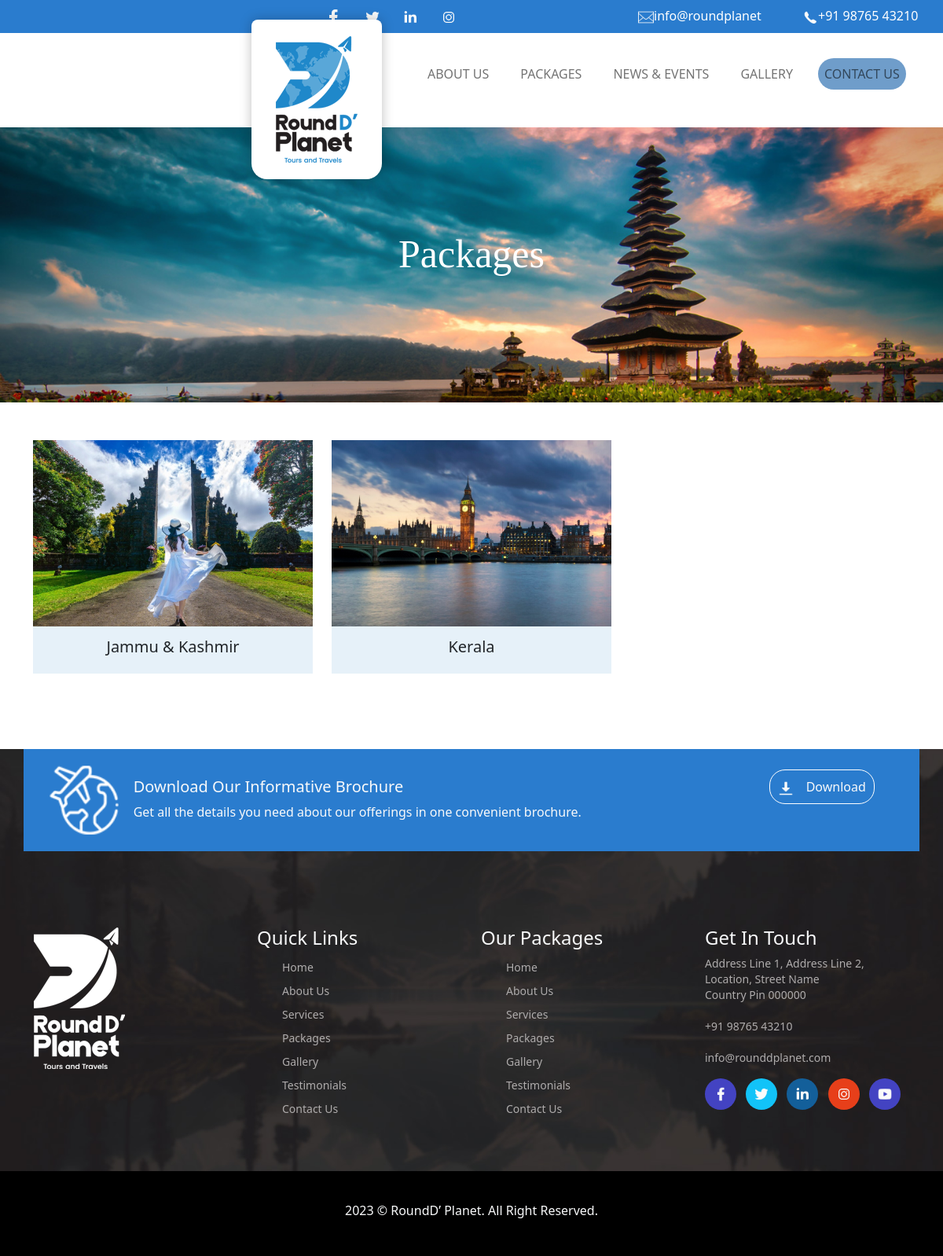
Page /packages/ on the committed database.
### tourism/models.py (models this page shows, shortened)
class Package(models.Model):
    name=models.CharField(max_length=255)
    image = models.ImageField(upload_to='img')

### tourism/views.py (the view)
# urls.py: path('packages/',views.packages,name='package'),
def packages(request):
    context={}
    obj=Package.objects.all()
    context['obj']=obj
    return render(request,'packages.html',context)

### tourism/templates/packages.html (shortened to what this page needs)
{% load static %}
<!DOCTYPE html>
<html lang="en">
<head>
    <link href="https://cdn.jsdelivr.net/npm/bootstrap@5.1.3/dist/css/bootstrap.min.css" rel="stylesheet">
    <link rel="stylesheet" href="{% static 'css/packages.css' %}">
    <link rel="stylesheet" href="https://cdnjs.cloudflare.com/ajax/libs/font-awesome/4.7.0/css/font-awesome.min.css">
 </head>
 <body>
    <div class="container-fluid r1">
        <div class="row pt-2 pb-2">
            <div class="col-lg-4 col-md-4 col-sm-4"></div>
            <div class="col-lg-4 col-md-4 col-sm-4">
                <a href=""><img src="{% static 'images/icon-facebook.png' %}" alt="" class="=i1"></a>
                <a href=""><img src="{% static 'images/icon-twitter.png' %}" alt="" class="i1 ms-4"></a>
                <a href=""><img src="{% static 'images/icon-linkedin.png' %}" alt="" class="i1 ms-4"></a>
                <a href=""><img src="{% static 'images/icon-instagram.png' %}" alt="" class="i1 ms-4"></a>
            </div>
            <div class="col-lg-4 col-md-4 col-sm-4">
                <a href="" class="a1"><img src="{% static 'images/icon-message.png' %}" alt="" class="i1">info@roundplanet</a>
                <a href="" class="a1"><img src="{% static 'images/icon-call.png' %}" alt="" class="i1 ms-5">+91 98765 43210</a>
            </div>
        </div>
    </div>
      <div class="container-fluid">
        <div class="row bg-white">
            <div class="col-lg-5 col-md-5 col-sm-5">
                <a href="{% url 'index' %}"><img src="{% static 'images/logo.png' %}" alt="" class="logo"></a>
            </div>
            <div class="col-lg col-md col-sm mt-4 mb-3">
              <nav class="navbar navbar-expand-lg navbar-light">
                <div class="container-fluid">
                  <div class="collapse navbar-collapse" id="navbarSupportedContent">
                    <ul class="navbar-nav me-auto mb-2 mb-lg-0">
                      <li>
                        <a class="nav-link l2" aria-current="page" href="about">ABOUT US</a>
                      </li>
                      <li>
                        <a class="nav-link  ms-4" aria-current="page" href="packages">PACKAGES</a>
                      </li>
                      <li>
                        <a class="nav-link l2 ms-4" aria-current="page" href="news">NEWS & EVENTS</a>
                      </li>
                      <li>
                        <a class="nav-link l2 ms-4" aria-current="page" href="gallery">GALLERY</a>
                      </li>
                      <li>
                        <a class="nav-link l3 ms-4" aria-current="page" href="contact">CONTACT US</a>
                      </li>
                    </ul>
                  </div>
                </div>
              </nav>
            </div>
        </div>
    </div>
    <div class="c mt-4">
        <div class="row">
            <div class="col-lg col-md col-sm">
              <div class=" d2 mt-4">Packages</div>
            </div>
        </div>
    </div>
    <div class="container">
        <div class="row pt-5 pb-5">
          {%for i in obj %}
              <div class="col-lg-4 col-md-4 col-sm-4 " >
                <a  href=""  class="tour-package-item tour-location-item">
                  <div class="wrapper">
                    <a href="{% url 'subpack' i.id %}"> <img class="w-100 overla "  src="{{i.image.url}}" alt="{{i.image}}">
                   </a>
                 </div>
                 <div class="box">
                   <h5 class="text-center">{{i.name}}</h5>
                 </div>
               </a>
            </div>
            {% endfor %}
    </div>
 </div>
  <div class="footer mt-5">
    <div class="container">
        <div class="row rtwo">
            <div class="col-lg-1 col-md-1 col-sm-1">
               <img src="{% static 'images/icon1.png' %}" alt="" class="imageicon">
            </div>
            <div class="col-lg col-md col-sm mt-3 ms-3 text-light">
                <h5>Download Our Informative Brochure</h5>
                <p>Get all the details you need about our offerings in one convenient brochure.</p>
            </div>
            <div class="col-lg-2 col-md-2 col-sm-2 mt-3">
                <a href="" class="href1"><img src="{% static 'images/icon-download.png' %}" alt="" class="icon-download"><span class="ms-3 text-light">Download</span></a>
            </div>
        </div>
        <div class="row mt-5 mb-5">
            <div class="col-lg col-md col-sm mt-5">
                <img src="{% static 'images/logo1.png' %}" alt="" class="w-30">
            </div>
            <div class="col-lg col-md col-sm mt-5">
                <h4 class="text-light">Quick Links</h4>
                <ul class="ul">
                    <li><a href="" class="li">Home</a></li>
                    <li><a href="" class="li">About Us</a></li>
                    <li><a href="" class="li">Services</a></li>
                    <li><a href="" class="li">Packages</a></li>
                    <li><a href="" class="li">Gallery</a></li>
                    <li><a href="" class="li">Testimonials</a></li>
                    <li><a href="" class="li">Contact Us</a></li>
                </ul>
            </div>
            <div class="col-lg col-md col-sm mt-5">
                <h4 class="text-light">Our Packages</h4>
                <ul class="ul">
                    <li><a href="" class="li">Home</a></li>
                    <li><a href="" class="li">About Us</a></li>
                    <li><a href="" class="li">Services</a></li>
                    <li><a href="" class="li">Packages</a></li>
                    <li><a href="" class="li">Gallery</a></li>
                    <li><a href="" class="li">Testimonials</a></li>
                    <li><a href="" class="li">Contact Us</a></li>
                </ul>
            </div>
            <div class="col-lg col-md col-sm mt-5">
                <h4 class="text-light">Get In Touch</h4>
                <p class="para2">
                    Address Line 1, Address Line 2,<br>
                    Location, Street Name <br>
                    Country Pin 000000
                    <br><br>
                    <a href="" class="href2"> +91 98765 43210 </a>
                    <br><br>
                    <a href="" class="href2">info@rounddplanet.com</a>
                </p>
                <div class="col-lg col-md col-sm">
                  <a href=""><img src="{% static 'images/icon-facebook.png' %}" alt="" class="icons1"></a>
                  <a href=""><img src="{% static 'images/icon-twitter.png' %}" alt="" class="icons2 ms-2"></a>
                  <a href=""><img src="{% static 'images/icon-linkedin.png' %}" alt="" class="icons3 ms-2"></a>
                  <a href=""><img src="{% static 'images/icon-instagram.png' %}" alt="" class="icons4 ms-2"></a>
                  <a href=""><img src="{% static 'images/icons-youtube.png' %}" alt="" class="icons5 ms-2"></a>
                </div>
            </div>
        </div>
    </div>
    <div class="para3 text-light text-center">
        <p class="mt-2">2023 © RoundD’ Planet. All Right Reserved.</p>
    </div>
</div>
</body>
</html>

### static/css/packages.css (style rules this page uses)
body { overflow-x: hidden; }
.r1 { background-color: rgb(42, 124, 206); position: relative; }
.i1 { width: 20px; }
a.a1 { color:white; text-decoration: none; }
.logo { left:20em; top:25px; z-index: 100; position: absolute; background-color: white; border-radius: 20px; border-top-left-radius: 20px; border-top-right-radius: 20px; border-top-left-radius: 8px; border-top-right-radius: 8px; padding: 20px 30px; display: inline-block; box-shadow: 0px 0px 15px 0px rgba(0,0,0,0.25); }
a.l2 { border-radius: 20px; color: black; }
a.l3 { border-radius: 20px; background-color: rgb(111, 157, 202); color: white; }
.c { background-image: url(../images//background-03.jpg); background-size:cover; background-repeat: no-repeat; height: 350px; overflow: hidden; position: relative; }
.d2 { color:white; font-size: 50px; text-align: center; padding-top: 100px; font-family: 'Playfair Display', serif }
.wrapper { position: relative; width: 100%; background: radial-gradient(#111 50%, #000 100%); overflow: hidden; cursor: pointer; }
.wrapper img { transform: scale(1.3); transition: 0.3s ease-out; }
.box { width: 100%; height: 60px; display: flex; background-color: #e6f1f9; justify-content: center; align-items: center; position: relative; }
.tour-package-item { text-decoration: none; color: black; }
.footer { background-image: url(../images/background2.jpg); background-size: cover; height: 590px; }
.rtwo { background-color: rgb(42, 124, 206) ; padding: 20px; }
.imageicon { width: 90px; height: 90px; }
.icon-download { width: 20px; }
.href1 { border: 1px solid white; border-radius: 20px; padding: 10px; text-decoration: none; }
.ul { list-style: none; font-size: 14px; line-height: 30px; }
.li { text-decoration: none; color: rgb(175, 172, 172); }
.para2 { color: rgb(175, 172, 172); font-size: 14px; line-height: 20px; }
a.href2 { color: rgb(175, 172, 172); font-size: 14px; line-height: 20px; text-decoration: none; }
.icons1 { width: 40px; border-radius: 50%; background-color: rgb(67, 67, 194); padding: 10px; }
.icons2 { width: 40px; border-radius: 50%; background-color: rgb(18, 195, 248); padding: 10px; }
.icons3 { width: 40px; border-radius: 50%; background-color: rgb(19, 95, 154); padding: 10px; }
.icons4 { width: 40px; border-radius: 50%; background-color: rgb(231, 63, 26); padding: 10px; }
.icons5 { width: 40px; border-radius: 50%; background-color: rgb(67, 67, 194); padding: 10px; }
.para3 { background-color: black; padding: 30px; }

### rows in the picture
Package: image (picture), name "Jammu & Kashmir"
Package: image (picture), name "Kerala"
